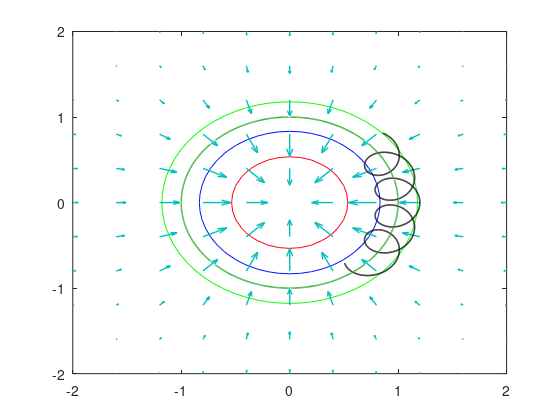

MATLAB code for this plot: (Note: this script raises an error after producing the figure.)
%% 2d two structures directly
fig=figure;
set(gcf,'PaperPositionMode','auto');
    
if 1 % Converging E 
[X1E,Y1E] = meshgrid(-2:.4:2); Z1E = 2.*exp(-X1E.^2 - Y1E.^2);
[DX1,DY1] = gradient(Z1E,.4,.4);

[X1phi,Y1phi] = meshgrid(-2:.1:2); Z1phi = 1.*exp(-X1phi.^2 - Y1phi.^2);

colormap hsv
cont1=contour(X1phi,Y1phi,Z1phi,3); % phi


hold on
q1=quiver(X1E,Y1E,DX1,DY1,0.5,'color',[0 0.75 0.75]); set(q1,'linewidth',1) % E

icol=[0.2 0.7 0.2];
r=0.5;
ang=-pi/4:0.001:pi/4-0.1;
hold on;
re=0.2;
vex=cos(ang)+re*cos(ang*20);
vey=sin(ang)+re*sin(ang*20);
plot3(vex,vey,ang*0,'linewidth',1.1,'color',[0 0 0]) % e-

iang=0:0.01:2*pi;
nang=size(iang,2);
or=[0 0 -1.5];
ix=or(1)+cos(iang);
iy=or(2)+sin(iang);
plot3(ix,iy,ix*0+or(3),'linewidth',1.1,'color',[0.2 0.7 0.2]) % i

b1col=[1 0 0];
b0=quiver3(0,0,0,0,0,1,1,'linewidth',1.1,'color',[0.6 0 0]) % b0
b1=quiver3(or(1),or(2),or(3),0,0,-0.5,1,'linewidth',1.1,'color',[1 0 0]) % b1
%b1arrow=arrow([or(1) or(2) or(3)], [or(1) or(2) or(3)-0.1],...
%    'Length',1,'Width',10,...
%    'FaceColor',b1col,'EdgeColor',b1col)

vearrow=arrow([vex(end) vey(end)], [vex(end)-0.1 vey(end)+0.1],...
    'Length',30)
iarrow1=arrow([ix(end) iy(end)-0.1 or(3)], [ix(end) iy(end)+0.1 or(3)],...
    'Width',10,'length',20,...
    'FaceColor',icol,'EdgeColor',icol)
%set('color',[1 0 1])
iarrow2=arrow([ix(fix(nang/2)) iy(fix(nang/2))+0.01 or(3)],...
    [ix(fix(nang/2)) iy(fix(nang/2))-0.1 or(3)],...
    'Length',20,'width',10,...
    'FaceColor',icol,'EdgeColor',icol)
end

if 1 % Diverging E 
[X,Y] = meshgrid(2:.4:6,-2:.4:2);
Z = -1.*exp(-(X-4).^2 - Y.^2);
[DX,DY] = gradient(Z,.4,.4);

[X2,Y2] = meshgrid(2:.1:6,-2:.1:2);
Z2 = -1.*exp(-(X2-4).^2 - Y2.^2);

colormap hsv
cont2=contour(X2,Y2,Z2,4); % phi
hold on
q2=quiver(X,Y,DX,DY,0.5); set(q1,'linewidth',1) % E

r=0.5;
ang=-pi/4:0.001:pi/4;
hold on;
re=0.2;
vexb=4+cos(-ang)+re*cos(ang*20);
veyb=+sin(-ang)+re*sin(ang*20);
plot3(vexb,veyb,ang*0,'linewidth',1.1,'color',[0 0 0]) % e-

icol=[0.2 0.7 0.2];
iang=0:0.01:2*pi;
nang=size(iang,2);
or=[4 0 -1.5];
ix=or(1)+cos(iang);
iy=or(2)+sin(iang);
plot3(ix,iy,ix*0+or(3),'linewidth',1.1,'color',icol) % i

b0b=quiver3(4,0,0,0,0,1,1,'linewidth',1.1,'color',[0.7 0 0]) % b0
b1b=quiver3(or(1),or(2),or(3),0,0,0.5,1,'linewidth',1.1,'color',[1 0 0]) % b1


vearrow=arrow([vexb(end) veyb(end)], [vexb(end)-0.1 veyb(end)-0.1],...
    'Length',30)
iarrow1=arrow([ix(end) iy(end)+0.1 or(3)], [ix(end) iy(end)-0.1 or(3)],...
    'Width',10,'length',20,...
    'FaceColor',icol,'EdgeColor',icol)
%set('color',[1 0 1])
iarrow2=arrow([ix(fix(nang/2)) iy(fix(nang/2))-0.1 or(3)],...
    [ix(fix(nang/2)) iy(fix(nang/2))+0.1 or(3)],...
    'Width',10,'length',20,...
    'FaceColor',icol,'EdgeColor',icol)
end
%linkaxes(q1,q2)
%colorbar
hold off
axis equal
legend('\phi','E','e^-','I','B_0','B_1')
%etxt=text(1.2,0,0.5,'e','color',[0 0 0],'fontsize',20);


set(gca,'ylim',[-3 3],'xlim',[-2 6],'zlim',[-2 1],...
    'ycolor','white','xcolor',[1 1 1],'zcolor',[1 1 1]);
set(gcf,'color',[1 1 1])
set(gca,'CameraPosition',[2.8044  -46.0842   24.0071])
eval(['print -depsc2 db_sketchie.eps']);

%% 2d (the one I use)
fig=figure;
set(fig,'defaulttextfontsize',10)
set(gcf,'PaperPositionMode','auto');
if 1 % Converging E 
[X,Y] = meshgrid(-2:.4:2);
Z = 1.*exp(-X.^2 - Y.^2);
[DX,DY] = gradient(Z,.4,.4);

[X2,Y2] = meshgrid(-2:.1:2);
Z2 = 1.*exp(-X2.^2 - Y2.^2);

colormap hsv
cont=contour(X2,Y2,Z2,3); % phi


hold on
q1=quiver(X,Y,DX,DY,0.5,'color',[0 0.75 0.75]); set(q1,'linewidth',1) % E

icol=[0.2 0.7 0.2];
r=0.5;
ang=-pi/4:0.001:pi/4-0.1;
hold on;
re=0.2;
vex=cos(ang)+re*cos(ang*20);
vey=sin(ang)+re*sin(ang*20);
plot3(vex,vey,ang*0,'linewidth',1.1,'color',[0 0 0]) % e-

iang=0:0.01:2*pi;
nang=size(iang,2);
or=[0 0 -1.5];
ix=or(1)+cos(iang);
iy=or(2)+sin(iang);
plot3(ix,iy,ix*0+or(3),'linewidth',1.1,'color',[0.2 0.7 0.2]) % i

b1col=[1 0 0];
b0=quiver3(0,0,0,0,0,1,1,'linewidth',1.1,'color',[0.6 0 0]); % b0
b1=quiver3(or(1),or(2),or(3),0,0,-0.4,1,'linewidth',1.1,'color',[1 0 0]); % b1
%b1arrow=arrow([or(1) or(2) or(3)], [or(1) or(2) or(3)-0.1],...
%    'Length',1,'Width',10,...
%    'FaceColor',b1col,'EdgeColor',b1col)

vearrow=arrow([vex(end) vey(end)], [vex(end)-0.1 vey(end)+0.1],...
    'Length',30);
iarrow1=arrow([ix(end) iy(end)+0.1 or(3)], [ix(end) iy(end)-0.1 or(3)],...
    'Width',10,'length',20,...
    'FaceColor',icol,'EdgeColor',icol);
%set('color',[1 0 1])
iarrow2=arrow([ix(fix(nang/2)) iy(fix(nang/2))-0.1 or(3)],...
    [ix(fix(nang/2)) iy(fix(nang/2))+0.1 or(3)],...
    'Length',20,'width',10,...
    'FaceColor',icol,'EdgeColor',icol);
end

if 1 % Diverging E 
[X,Y] = meshgrid(2:.4:6,-2:.4:2);
Z = -1.*exp(-(X-4).^2 - Y.^2);
[DX,DY] = gradient(Z,.4,.4);

[X2,Y2] = meshgrid(2:.1:6,-2:.1:2);
Z2 = -1.*exp(-(X2-4).^2 - Y2.^2);

colormap hsv
cont2=contour(X2,Y2,Z2,3); % phi
hold on
q2=quiver(X,Y,DX,DY,0.5); set(q1,'linewidth',1) % E

r=0.5;
ang=-pi/4:0.001:pi/4;
hold on;
re=0.2;
vexb=4+cos(-ang)+re*cos(ang*20);
veyb=+sin(-ang)+re*sin(ang*20);
plot3(vexb,veyb,ang*0,'linewidth',1.1,'color',[0 0 0]) % e-

icol=[0.2 0.7 0.2];
iang=0:0.01:2*pi;
nang=size(iang,2);
or=[4 0 -1.5];
ix=or(1)+cos(iang);
iy=or(2)+sin(iang);
plot3(ix,iy,ix*0+or(3),'linewidth',1.1,'color',icol) % i

b0b=quiver3(4,0,0,0,0,1,1,'linewidth',1.1,'color',[0.7 0 0]); % b0
b1b=quiver3(or(1),or(2),or(3),0,0,0.4,1,'linewidth',1.1,'color',[1 0 0]); % b1


b1col=[1 0 0];
b0col=[0.7 0 0];

vearrow=arrow([vexb(end) veyb(end)], [vexb(end)-0.1 veyb(end)-0.1],...
    'Length',30);
iarrow1=arrow([ix(end) iy(end)-0.1 or(3)], [ix(end) iy(end)+0.1 or(3)],...
    'Width',10,'length',20,...
    'FaceColor',icol,'EdgeColor',icol);
%set('color',[1 0 1])
iarrow2=arrow([ix(fix(nang/2)) iy(fix(nang/2))+0.1 or(3)],...
    [ix(fix(nang/2)) iy(fix(nang/2))-0.1 or(3)],...
    'Width',10,'length',20,...
    'FaceColor',icol,'EdgeColor',icol);
 db1a=arrow([4	-0.1 or(3)+0.4], [4 0.1 or(3)+0.4],...
     'Width',10,'length',20,...
     'FaceColor',b1col,'EdgeColor',b1col);
 db1b=arrow([0	0.1 or(3)-0.4], [0 -0.1 or(3)-0.4],...
     'Width',10,'length',20,...
     'FaceColor',b1col,'EdgeColor',b1col);
 db0a=arrow([4	-0.1 1], [4 0.1 1],...
     'Width',10,'length',20,...
     'FaceColor',b0col,'EdgeColor',b0col);
 db0b=arrow([0	-0.1 1], [0 0.1 1],...
     'Width',10,'length',20,...
     'FaceColor',b0col,'EdgeColor',b0col);
 
end
%linkaxes(q1,q2)
%colorbar
hold off
axis equal


% adding labels e, i, phi, etc
fsz=18; % fontsize

ephitxt=legend('\phi','\delta E')%,'e^-','I','B_0','B_1')
set(ephitxt,'color','none','box','off',...
    'position',[0.50  0.6601    0.0930    0.0774],...
    'fontsize',fsz)
etxt1=text(1.2,0,0.5,'e^-','color',[0 0 0],'fontsize',fsz);
etxt2=text(5.2,0,0.5,'e^-','color',[0 0 0],'fontsize',fsz);
b0txt1=text(0.1,0,1.1,'B','color',[0 0 0],'fontsize',fsz);
b0txt2=text(4.1,0,1.1,'B ','color',[0 0 0],'fontsize',fsz);
b1txt1=text(0.1,0,-1.6,'\delta B','color',[0 0 0],'fontsize',fsz);
b1txt2=text(4.1,0,-1.6,'\delta B ','color',[0 0 0],'fontsize',fsz);
itxt1=text(1.2,0,-1.5,'j_{ExB}','color',[0 0 0],'fontsize',fsz);
itxt2=text(5.2,0,-1.5,'j_{ExB}','color',[0 0 0],'fontsize',fsz);

set(gca,'ylim',[-3 3],'xlim',[-2 6],'zlim',[-2 1],...
    'ycolor','white','xcolor',[1 1 1],'zcolor',[1 1 1]);
set(gcf,'color',[1 1 1])
set(gca,'CameraPosition',[2.8044  -46.0842   24.0071])
eval(['print -depsc2 db_sketchie.eps']);


%% 2d
fig=figure;
set(gcf,'PaperPositionMode','auto');
[X,Y] = meshgrid(-2:.4:2);
Z = 1.*exp(-X.^2 - Y.^2);
[DX,DY] = gradient(Z,.2,.2);

[X2,Y2] = meshgrid(-2:.1:2);
Z2 = 1.*exp(-X2.^2 - Y2.^2);

r=0.5;
ang=-pi/4:0.001:pi/4;
hold on;
re=0.05;

iang=0:0.001:2*pi;
nang=size(iang,2);
ix=2+cos(iang);
iy=sin(iang);

plot3(ix,iy,ang*0,'linewidth',1.1,'color',[1 0 1])
iarrow1=arrow([vex(end) vey(end)], [vex(end) vey(end)+0.1],...
    'Length',100)
iarrow2=arrow([vex(end) vey(end)], [vex(end) vey(end)-0.1],...
    'Length',100)

%veq=quiver(sin(ang(end)),cos(ang(end)),vex*10,vey*10,1,'linewidth',1.1)
%annotation(fig,'arrow',[sin(ang(end))/4 cos(ang(end))/4],[vex vey]);
% annotation(fig,'arrow',[0.616945107398568 0.63126491646778],...
%     [0.665666666666667 0.642276422764228],'HeadLength',15,'HeadWidth',20,...
%     'HeadStyle','vback1',...
%     'LineWidth',1);

%vearrow=arrow([cos(ang(end-1)) sin(ang(end-1))], [cos(ang(end)) sin(ang(end))],...
%    'Length',100)
vearrow=arrow([vex(end) vey(end)], [vex(end)-0.1 vey(end)+0.1],...
    'Length',100)
%barrow=arrow([0 0 0.2], [0 0 0.22],...
%    'Length',10)

cont=contour(X2,Y2,Z2);
hold on
% q1=quiver(X,Y,DX,DY,0.5); set(q1,'linewidth',1)
b=quiver3(0,0,0,0,0,-0.2,1,'linewidth',1.1)
colormap hsv
hold off
axis equal
axis square
set(gca,'ylim',[-2 2],'xlim',[-2 2],'zlim',[0 0.5],...
    'ycolor','white','xcolor',[1 1 1],'zcolor',[1 1 1]);
set(gcf,'color',[1 1 1])

eval(['print -depsc2 db_sketchie.eps']);


%% 3d
figure
[X,Y] = meshgrid(-2:0.1:2,-2:0.1:2);
Z = X.* exp(-X.^2 - Y.^2);
[DX,DY] = gradient(Z,.1,.1);
quiver3(X,Y,Z,-DX,-DY,-DX*0,2);
hold on
surf(X,Y,Z);
colormap hsv
view(-35,45)
axis ([-2 2 -2 2 -.6 .6])
hold off
